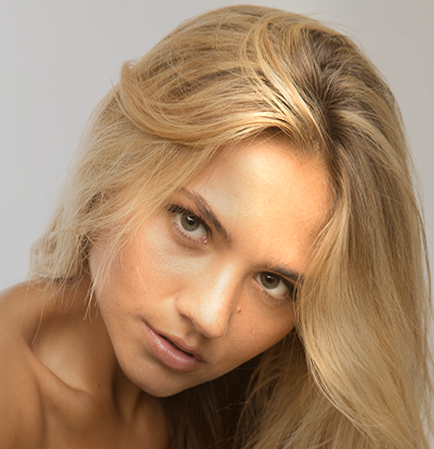
#> input picture resources/warp/woman_out.png, 434 x 449 px, found by its file name
$ jupyter execute Unwarp.ipynb   (shell and % lines are left out)
#> lines starting #> are read from the running program, lines starting #| are printed output that depends on the picture
[cell 1]
import numpy as np
import cv2
import math


def deskew(orig_image, ench_image, M):
    print('Affine matrix:', M)
    im_out = cv2.warpPerspective(orig_image, np.linalg.inv(M), (ench_image.shape[1], ench_image.shape[0]))
    return im_out

def unwarp(orig, ench):
    '''
        Converts original image to shape and crop like enchanced.
        Needed if you original images in dataset differs from resulted by crop and shape
    '''
#> called with orig = 'woman.png', ench = 'woman_out.png'
    ench_image = cv2.imread(ench, 0)
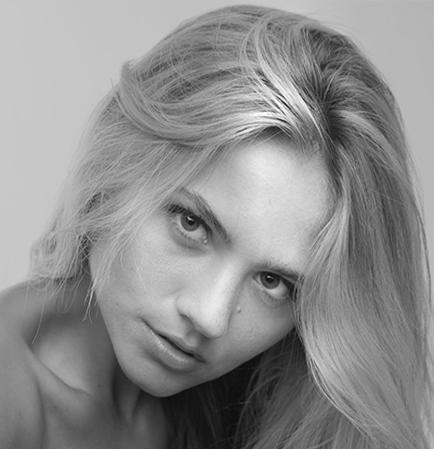
#> ench_image: shape (449, 434); min 8, max 252, mean 141.7
    orig_image = cv2.imread(orig, 0)
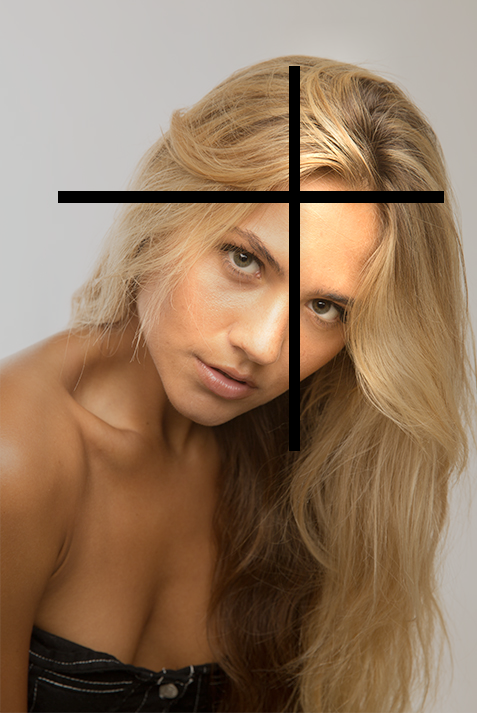
#> input picture resources/warp/woman.png, 477 x 713 px, found by its file name
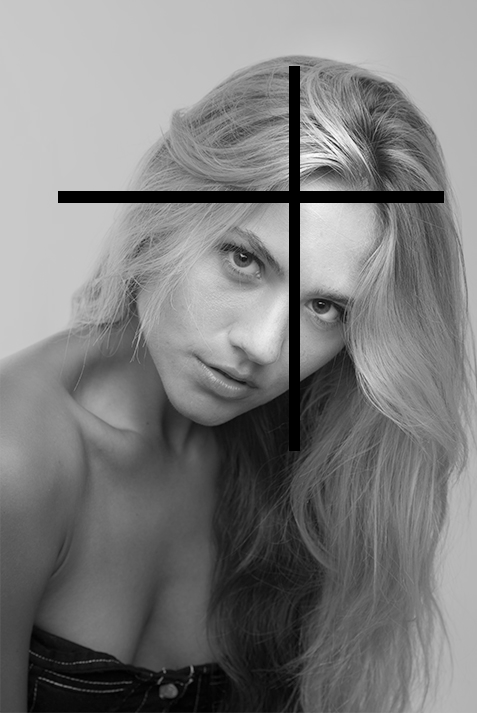
#> orig_image: shape (713, 477); min 0, max 252, mean 124.6
    orig_image_rgb = cv2.imread(orig)
#> orig_image_rgb is the input picture: shape (713, 477, 3); mean B, G, R 95, 119.7, 147.2

    # here we are using KAZE image descriptor to find similar points on both images.
    try:
        surf = cv2.KAZE_create()
        kp1, des1 = surf.detectAndCompute(ench_image, None)
#> kp1 = 177 keypoints; strongest (x, y, size): (201, 222, 35.9), (274, 128, 16.6), (189, 213, 27.6), (269, 284, 31.9)
        kp2, des2 = surf.detectAndCompute(orig_image, None)
#> kp2 = 362 keypoints; strongest (x, y, size): (321, 221, 25.6), (266, 229, 29), (328, 158, 36.5), (293, 195, 25.3)
    except cv2.error as e:
        print('Error: ', e)
        print('PASSING')
        return


    bf = cv2.BFMatcher()
    matches = bf.knnMatch(des1, des2, k=2)
#> matches = 177 matches

    # store all the good matches as per Lowe's ratio test.
    good = []
    for m, n in matches:
        if m.distance < 0.7 * n.distance:
            good.append(m)
#> after the loop, good = 48 matches

    # if less then 10 points matched -> not the same images or higly distorted
    MIN_MATCH_COUNT = 10
    if len(good) > MIN_MATCH_COUNT:
        src_pts = np.float32([kp1[m.queryIdx].pt for m in good
                              ]).reshape(-1, 1, 2)
#> src_pts = 48 rows, first 8: [322.2, 65.86], [273.6, 127.7], [281.2, 287], [273.5, 291.5], [183.1, 316.3], [316.5, 34.57], [322.5, 65.37], [334.4, 74.16]
        dst_pts = np.float32([kp2[m.trainIdx].pt for m in good
                              ]).reshape(-1, 1, 2)
#> dst_pts = 48 rows, first 8: [371, 109.8], [325.1, 167.3], [332.2, 311.3], [325, 316.1], [235.6, 347.4], [364.3, 81.63], [371.3, 109.2], [381.8, 117.8]

        # Finds a perspective transformation between two planes.
        M, mask = cv2.findHomography(src_pts, dst_pts, cv2.RANSAC, 5.0)
#> M = [[1.18, 0.00167, 36.36], [0.0159, 1, 52.19], [0.000372, 6.03e-06, 1]]; mask = 48 values, max 1 at index 0, min 0 at index 26, mean 0.958

        # see https://ch.mathworks.com/help/images/examples/find-image-rotation-and-scale-using-automated-feature-matching.html for details
        ss = M[0, 1]
#> ss = 0.00167
        sc = M[0, 0]
#> sc = 1.18
        scaleRecovered = math.sqrt(ss * ss + sc * sc)
#> scaleRecovered = 1.18
        thetaRecovered = math.atan2(ss, sc) * 180 / math.pi
#> thetaRecovered = 0.0811
        print("Calculated scale difference: %.2f\nCalculated rotation difference: %.2f" % (scaleRecovered, thetaRecovered))
#| Calculated scale difference: 1.18
#| Calculated rotation difference: 0.08

        return deskew(orig_image_rgb, ench_image, M)
#| Affine matrix: [[1.17645463e+00 1.66540458e-03 3.63570797e+01]
#|  [1.59344810e-02 1.00085472e+00 5.21873946e+01]
#|  [3.72318848e-04 6.03236283e-06 1.00000000e+00]]
#> in deskew, `im_out = cv2.warpPerspective(orig_image, np.linalg.inv(M), (ench_image..`:
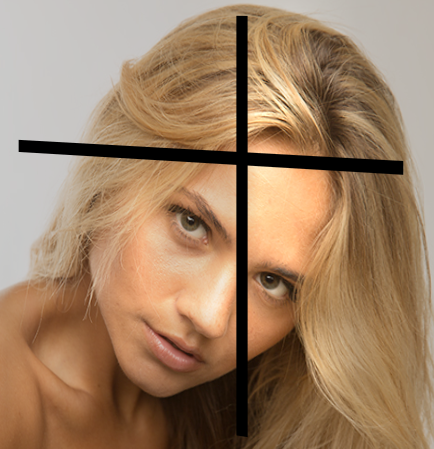
#> im_out: shape (449, 434, 3); mean B, G, R 100.8, 129, 159.6

    else:
        print("Not  enough  matches are found   -   %d/%d" % (len(good), MIN_MATCH_COUNT))
        matchesMask = None
        return None

##Unwarp formula

[cell 2]
img = unwarp('woman.png', 'woman_out.png')

[cell 3]
import matplotlib.pyplot as plt
fig = plt.figure(figsize=(15,10))
ax1 = plt.subplot(121)
ax1.set_title('Original in')
ax1.imshow(cv2.imread('woman.png')[...,::-1])

ax2 = plt.subplot(222)
ax2.imshow(cv2.imread('woman_out.png')[...,::-1])
ax2.set_title('Enchanced in')

ax3 = plt.subplot(224)
ax3.set_title('Original warped')
ax3.imshow(img[...,::-1])

plt.show()
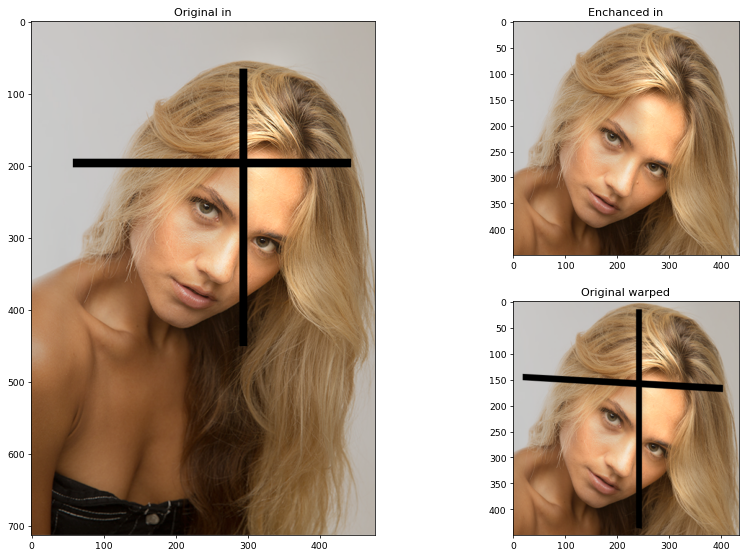
#> figure drawn by matplotlib, 3 panels
